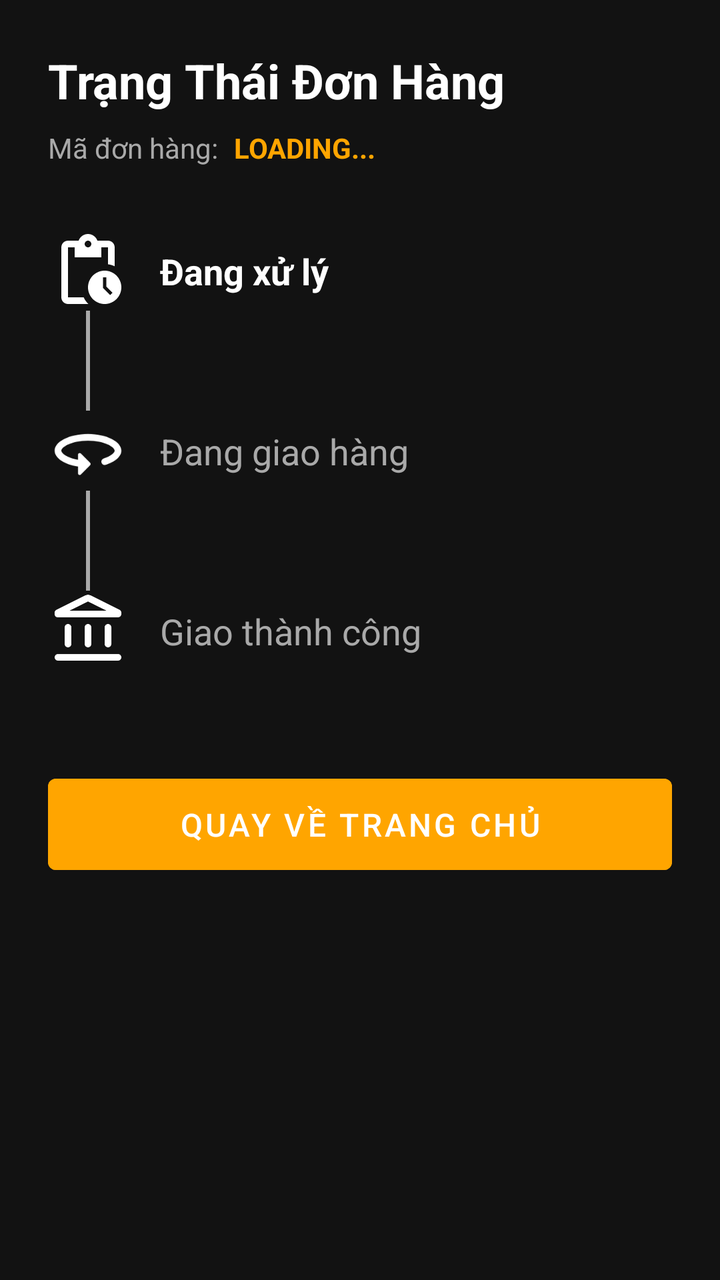
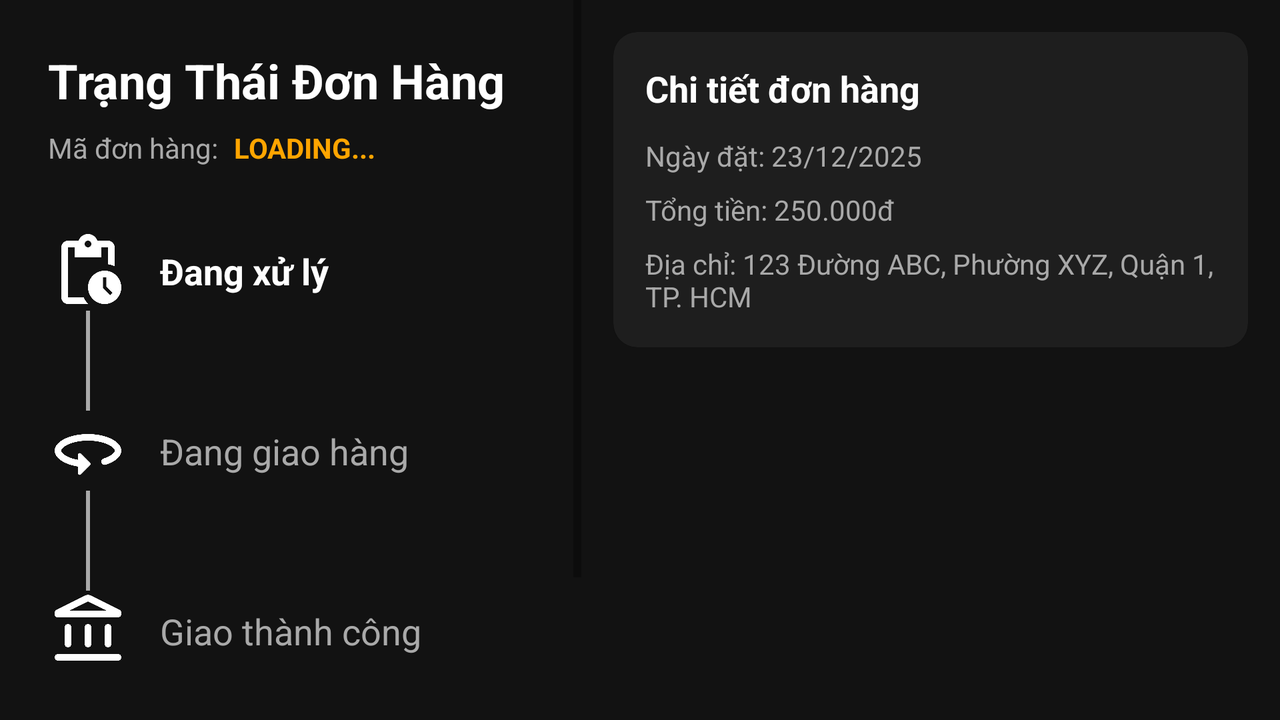

One screen, two layout resources from the same app: the default and the repository's alternative for another configuration. Each is rendered where Android would select it; the XML of both is given below.
<!-- AndroidManifest.xml: application theme Theme.FinalProjectMẫu -->
<!-- res/layout/activity_order_tracking.xml -->
<?xml version="1.0" encoding="utf-8"?>
<ScrollView xmlns:android="http://schemas.android.com/apk/res/android"
    xmlns:app="http://schemas.android.com/apk/res-auto"
    xmlns:tools="http://schemas.android.com/tools"
    android:layout_width="match_parent"
    android:layout_height="match_parent"
    android:background="@color/theme_dark_background"
    tools:context=".activities.OrderTrackingActivity">

    <androidx.constraintlayout.widget.ConstraintLayout
        android:layout_width="match_parent"
        android:layout_height="wrap_content"
        android:padding="24dp">

        <TextView
            android:id="@+id/textViewTitle"
            android:layout_width="wrap_content"
            android:layout_height="wrap_content"
            android:text="Trạng Thái Đơn Hàng"
            android:textColor="@color/theme_text_primary"
            android:textSize="24sp"
            android:textStyle="bold"
            app:layout_constraintStart_toStartOf="parent"
            app:layout_constraintTop_toTopOf="parent" />

        <TextView
            android:id="@+id/textViewOrderIdLabel"
            android:layout_width="wrap_content"
            android:layout_height="wrap_content"
            android:layout_marginTop="8dp"
            android:text="Mã đơn hàng:"
            android:textColor="@color/theme_text_secondary"
            app:layout_constraintStart_toStartOf="parent"
            app:layout_constraintTop_toBottomOf="@id/textViewTitle" />

        <TextView
            android:id="@+id/textViewOrderId"
            android:layout_width="wrap_content"
            android:layout_height="wrap_content"
            android:layout_marginStart="8dp"
            android:text="LOADING..."
            android:textColor="@color/theme_accent_orange"
            android:textStyle="bold"
            app:layout_constraintBaseline_toBaselineOf="@id/textViewOrderIdLabel"
            app:layout_constraintStart_toEndOf="@id/textViewOrderIdLabel" />

        
        <ImageView
            android:id="@+id/iconProcessing"
            android:layout_width="40dp"
            android:layout_height="40dp"
            android:layout_marginTop="32dp"
            android:src="@drawable/ic_status_processing"
            app:layout_constraintStart_toStartOf="parent"
            app:layout_constraintTop_toBottomOf="@id/textViewOrderIdLabel" />

        <TextView
            android:id="@+id/textProcessing"
            android:layout_width="wrap_content"
            android:layout_height="wrap_content"
            android:layout_marginStart="16dp"
            android:text="Đang xử lý"
            android:textColor="@color/theme_text_primary"
            android:textSize="18sp"
            android:textStyle="bold"
            app:layout_constraintBottom_toBottomOf="@id/iconProcessing"
            app:layout_constraintStart_toEndOf="@id/iconProcessing"
            app:layout_constraintTop_toTopOf="@id/iconProcessing" />

        <View
            android:id="@+id/line1"
            android:layout_width="2dp"
            android:layout_height="50dp"
            android:background="@color/theme_text_secondary"
            app:layout_constraintEnd_toEndOf="@id/iconProcessing"
            app:layout_constraintStart_toStartOf="@id/iconProcessing"
            app:layout_constraintTop_toBottomOf="@id/iconProcessing" />

        
        <ImageView
            android:id="@+id/iconShipping"
            android:layout_width="40dp"
            android:layout_height="40dp"
            android:src="@drawable/ic_status_shipping"
            app:layout_constraintStart_toStartOf="parent"
            app:layout_constraintTop_toBottomOf="@id/line1" />

        <TextView
            android:id="@+id/textShipping"
            android:layout_width="wrap_content"
            android:layout_height="wrap_content"
            android:layout_marginStart="16dp"
            android:text="Đang giao hàng"
            android:textColor="@color/theme_text_secondary"
            android:textSize="18sp"
            android:textStyle="normal"
            app:layout_constraintBottom_toBottomOf="@id/iconShipping"
            app:layout_constraintStart_toEndOf="@id/iconShipping"
            app:layout_constraintTop_toTopOf="@id/iconShipping" />

        <View
            android:id="@+id/line2"
            android:layout_width="2dp"
            android:layout_height="50dp"
            android:background="@color/theme_text_secondary"
            app:layout_constraintEnd_toEndOf="@id/iconShipping"
            app:layout_constraintStart_toStartOf="@id/iconShipping"
            app:layout_constraintTop_toBottomOf="@id/iconShipping" />

        
        <ImageView
            android:id="@+id/iconDelivered"
            android:layout_width="40dp"
            android:layout_height="40dp"
            android:src="@drawable/ic_status_delivered"
            app:layout_constraintStart_toStartOf="parent"
            app:layout_constraintTop_toBottomOf="@id/line2" />

        <TextView
            android:id="@+id/textDelivered"
            android:layout_width="wrap_content"
            android:layout_height="wrap_content"
            android:layout_marginStart="16dp"
            android:text="Giao thành công"
            android:textColor="@color/theme_text_secondary"
            android:textSize="18sp"
            android:textStyle="normal"
            app:layout_constraintBottom_toBottomOf="@id/iconDelivered"
            app:layout_constraintStart_toEndOf="@id/iconDelivered"
            app:layout_constraintTop_toTopOf="@id/iconDelivered" />


        <Button
            android:id="@+id/buttonBackToHome"
            android:layout_width="0dp"
            android:layout_height="wrap_content"
            android:layout_marginTop="48dp"
            android:backgroundTint="@color/theme_accent_orange"
            android:padding="12dp"
            android:text="Quay về trang chủ"
            android:textSize="16sp"
            app:layout_constraintBottom_toBottomOf="parent"
            app:layout_constraintEnd_toEndOf="parent"
            app:layout_constraintStart_toStartOf="parent"
            app:layout_constraintTop_toBottomOf="@id/iconDelivered" />

    </androidx.constraintlayout.widget.ConstraintLayout>
</ScrollView>
<!-- resources referenced by this layout -->
<resources>
  <color name="theme_accent_orange">#FFA500</color>
  <color name="theme_dark_background">#121212</color>
  <color name="theme_text_primary">#FFFFFF</color>
  <color name="theme_text_secondary">#A9A9A9</color>
  <!-- drawable ic_status_processing (drawable) -->
  <vector xmlns:android="http://schemas.android.com/apk/res/android"
      android:height="24dp"
      android:tint="#FFFFFF"
      android:viewportHeight="24"
      android:viewportWidth="24"
      android:width="24dp">
  
      <path
          android:fillColor="@android:color/white"
          android:pathData="M17,12c-2.76,0 -5,2.24 -5,5s2.24,5 5,5c2.76,0 5,-2.24 5,-5S19.76,12 17,12zM18.65,19.35l-2.15,-2.15V14h1v2.79l1.85,1.85L18.65,19.35zM18,3h-3.18C14.4,1.84 13.3,1 12,1S9.6,1.84 9.18,3H6C4.9,3 4,3.9 4,5v15c0,1.1 0.9,2 2,2h6.11c-0.59,-0.57 -1.07,-1.25 -1.42,-2H6V5h2v3h8V5h2v5.08c0.71,0.1 1.38,0.31 2,0.6V5C20,3.9 19.1,3 18,3zM12,5c-0.55,0 -1,-0.45 -1,-1c0,-0.55 0.45,-1 1,-1c0.55,0 1,0.45 1,1C13,4.55 12.55,5 12,5z" />
  
  </vector>
  <!-- drawable ic_status_shipping (drawable) -->
  <vector xmlns:android="http://schemas.android.com/apk/res/android"
      android:autoMirrored="true"
      android:height="24dp"
      android:tint="#FFFFFF"
      android:viewportHeight="24"
      android:viewportWidth="24"
      android:width="24dp">
  
      <path
          android:fillColor="@android:color/white"
          android:pathData="M12,7C6.48,7 2,9.24 2,12c0,2.24 2.94,4.13 7,4.77v2.02c0,0.45 0.54,0.67 0.85,0.35l2.79,-2.79c0.2,-0.2 0.2,-0.51 0,-0.71l-2.79,-2.79c-0.31,-0.31 -0.85,-0.09 -0.85,0.36v1.52c-3.15,-0.56 -5,-1.9 -5,-2.73 0,-1.06 3.04,-3 8,-3s8,1.94 8,3c0,0.66 -1.2,1.68 -3.32,2.34 -0.41,0.13 -0.68,0.51 -0.68,0.94 0,0.67 0.65,1.16 1.28,0.96C20.11,15.36 22,13.79 22,12c0,-2.76 -4.48,-5 -10,-5z"/>
  
  </vector>
  <style name="Theme.FinalProjectMẫu" parent="Base.Theme.FinalProjectMẫu" />
  <style name="Base.Theme.FinalProjectMẫu" parent="Theme.MaterialComponents.DayNight.NoActionBar">
          <item name="colorPrimary">@color/theme_dark_background</item>
          <item name="colorPrimaryVariant">@color/theme_dark_background</item>
          <item name="colorOnPrimary">@color/theme_text_primary</item>
  
          <item name="colorSecondary">@color/theme_accent_orange</item>
          <item name="colorSecondaryVariant">@color/theme_accent_orange</item>
          <item name="colorOnSecondary">@color/white</item>
  
          <item name="android:statusBarColor">@color/theme_dark_background</item>
  
          
          <item name="searchViewStyle">@style/App.SearchView</item>
      </style>
  <color name="white">#FFFFFFFF</color>
  <style name="App.SearchView" parent="Widget.AppCompat.SearchView">
          
          <item name="android:textColorPrimary">@color/theme_text_primary</item>
          
          <item name="android:textColorHint">@color/theme_text_secondary</item>
          
          <item name="android:tint">@color/theme_text_secondary</item>
      </style>
</resources>
<!-- res/layout-land/activity_order_tracking.xml (the repository's variant of the layout above) -->
<!-- drawn on the phone turned sideways -->
<?xml version="1.0" encoding="utf-8"?>
<LinearLayout xmlns:android="http://schemas.android.com/apk/res/android"
    xmlns:app="http://schemas.android.com/apk/res-auto"
    xmlns:tools="http://schemas.android.com/tools"
    android:layout_width="match_parent"
    android:layout_height="match_parent"
    android:orientation="horizontal"
    android:background="@color/theme_dark_background"
    tools:context=".activities.OrderTrackingActivity">

    
    <ScrollView
        android:layout_width="0dp"
        android:layout_height="match_parent"
        android:layout_weight="1">

        <androidx.constraintlayout.widget.ConstraintLayout
            android:layout_width="match_parent"
            android:layout_height="wrap_content"
            android:padding="24dp">

            <TextView
                android:id="@+id/textViewTitle"
                android:layout_width="wrap_content"
                android:layout_height="wrap_content"
                android:text="Trạng Thái Đơn Hàng"
                android:textColor="@color/theme_text_primary"
                android:textSize="24sp"
                android:textStyle="bold"
                app:layout_constraintStart_toStartOf="parent"
                app:layout_constraintTop_toTopOf="parent" />

            <TextView
                android:id="@+id/textViewOrderIdLabel"
                android:layout_width="wrap_content"
                android:layout_height="wrap_content"
                android:layout_marginTop="8dp"
                android:text="Mã đơn hàng:"
                android:textColor="@color/theme_text_secondary"
                app:layout_constraintStart_toStartOf="parent"
                app:layout_constraintTop_toBottomOf="@id/textViewTitle" />

            <TextView
                android:id="@+id/textViewOrderId"
                android:layout_width="wrap_content"
                android:layout_height="wrap_content"
                android:layout_marginStart="8dp"
                android:text="LOADING..."
                android:textColor="@color/theme_accent_orange"
                android:textStyle="bold"
                app:layout_constraintBaseline_toBaselineOf="@id/textViewOrderIdLabel"
                app:layout_constraintStart_toEndOf="@id/textViewOrderIdLabel" />

            
            <ImageView
                android:id="@+id/iconProcessing"
                android:layout_width="40dp"
                android:layout_height="40dp"
                android:layout_marginTop="32dp"
                android:src="@drawable/ic_status_processing"
                app:layout_constraintStart_toStartOf="parent"
                app:layout_constraintTop_toBottomOf="@id/textViewOrderIdLabel" />

            <TextView
                android:id="@+id/textProcessing"
                android:layout_width="wrap_content"
                android:layout_height="wrap_content"
                android:layout_marginStart="16dp"
                android:text="Đang xử lý"
                android:textColor="@color/theme_text_primary"
                android:textSize="18sp"
                android:textStyle="bold"
                app:layout_constraintBottom_toBottomOf="@id/iconProcessing"
                app:layout_constraintStart_toEndOf="@id/iconProcessing"
                app:layout_constraintTop_toTopOf="@id/iconProcessing" />

            <View
                android:id="@+id/line1"
                android:layout_width="2dp"
                android:layout_height="50dp"
                android:background="@color/theme_text_secondary"
                app:layout_constraintEnd_toEndOf="@id/iconProcessing"
                app:layout_constraintStart_toStartOf="@id/iconProcessing"
                app:layout_constraintTop_toBottomOf="@id/iconProcessing" />

            
            <ImageView
                android:id="@+id/iconShipping"
                android:layout_width="40dp"
                android:layout_height="40dp"
                android:src="@drawable/ic_status_shipping"
                app:layout_constraintStart_toStartOf="parent"
                app:layout_constraintTop_toBottomOf="@id/line1" />

            <TextView
                android:id="@+id/textShipping"
                android:layout_width="wrap_content"
                android:layout_height="wrap_content"
                android:layout_marginStart="16dp"
                android:text="Đang giao hàng"
                android:textColor="@color/theme_text_secondary"
                android:textSize="18sp"
                android:textStyle="normal"
                app:layout_constraintBottom_toBottomOf="@id/iconShipping"
                app:layout_constraintStart_toEndOf="@id/iconShipping"
                app:layout_constraintTop_toTopOf="@id/iconShipping" />

            <View
                android:id="@+id/line2"
                android:layout_width="2dp"
                android:layout_height="50dp"
                android:background="@color/theme_text_secondary"
                app:layout_constraintEnd_toEndOf="@id/iconShipping"
                app:layout_constraintStart_toStartOf="@id/iconShipping"
                app:layout_constraintTop_toBottomOf="@id/iconShipping" />

            
            <ImageView
                android:id="@+id/iconDelivered"
                android:layout_width="40dp"
                android:layout_height="40dp"
                android:src="@drawable/ic_status_delivered"
                app:layout_constraintStart_toStartOf="parent"
                app:layout_constraintTop_toBottomOf="@id/line2" />

            <TextView
                android:id="@+id/textDelivered"
                android:layout_width="wrap_content"
                android:layout_height="wrap_content"
                android:layout_marginStart="16dp"
                android:text="Giao thành công"
                android:textColor="@color/theme_text_secondary"
                android:textSize="18sp"
                android:textStyle="normal"
                app:layout_constraintBottom_toBottomOf="@id/iconDelivered"
                app:layout_constraintStart_toEndOf="@id/iconDelivered"
                app:layout_constraintTop_toTopOf="@id/iconDelivered" />

            
            <Button
                android:id="@+id/buttonBackToHome"
                android:layout_width="match_parent"
                android:layout_height="wrap_content"
                android:layout_marginTop="32dp"
                android:backgroundTint="@color/theme_accent_orange"
                android:padding="12dp"
                android:text="Quay về trang chủ"
                android:textSize="16sp"
                app:layout_constraintTop_toBottomOf="@id/iconDelivered"
                app:layout_constraintStart_toStartOf="parent" />

        </androidx.constraintlayout.widget.ConstraintLayout>
    </ScrollView>

    
    <ScrollView
        android:layout_width="0dp"
        android:layout_height="match_parent"
        android:layout_weight="1.2"
        android:padding="16dp">

        <com.google.android.material.card.MaterialCardView
            android:layout_width="match_parent"
            android:layout_height="wrap_content"
            app:cardBackgroundColor="@color/theme_surface"
            app:cardCornerRadius="12dp"
            app:contentPadding="16dp">

            <LinearLayout
                android:layout_width="match_parent"
                android:layout_height="wrap_content"
                android:orientation="vertical">

                <TextView
                    android:layout_width="wrap_content"
                    android:layout_height="wrap_content"
                    android:text="Chi tiết đơn hàng"
                    android:textColor="@color/theme_text_primary"
                    android:textSize="18sp"
                    android:textStyle="bold" />

                <TextView
                    android:id="@+id/tvOrderDate"
                    android:layout_width="wrap_content"
                    android:layout_height="wrap_content"
                    android:layout_marginTop="12dp"
                    android:textColor="@color/theme_text_secondary"
                    tools:text="Ngày đặt: 23/12/2025" />

                <TextView
                    android:id="@+id/tvOrderTotal"
                    android:layout_width="wrap_content"
                    android:layout_height="wrap_content"
                    android:layout_marginTop="8dp"
                    android:textColor="@color/theme_text_secondary"
                    tools:text="Tổng tiền: 250.000đ" />

                <TextView
                    android:id="@+id/tvOrderAddress"
                    android:layout_width="wrap_content"
                    android:layout_height="wrap_content"
                    android:layout_marginTop="8dp"
                    android:textColor="@color/theme_text_secondary"
                    tools:text="Địa chỉ: 123 Đường ABC, Phường XYZ, Quận 1, TP. HCM" />

            </LinearLayout>
        </com.google.android.material.card.MaterialCardView>
    </ScrollView>

</LinearLayout>
<!-- resources referenced by the variant -->
<!-- as the phone turned sideways resolves them -->
<resources>
  <color name="theme_accent_orange">#FFA500</color>
  <color name="theme_dark_background">#121212</color>
  <color name="theme_surface">#1E1E1E</color>
  <color name="theme_text_primary">#FFFFFF</color>
  <color name="theme_text_secondary">#A9A9A9</color>
  <!-- drawable ic_status_processing (drawable) -->
  <vector xmlns:android="http://schemas.android.com/apk/res/android"
      android:height="24dp"
      android:tint="#FFFFFF"
      android:viewportHeight="24"
      android:viewportWidth="24"
      android:width="24dp">
  
      <path
          android:fillColor="@android:color/white"
          android:pathData="M17,12c-2.76,0 -5,2.24 -5,5s2.24,5 5,5c2.76,0 5,-2.24 5,-5S19.76,12 17,12zM18.65,19.35l-2.15,-2.15V14h1v2.79l1.85,1.85L18.65,19.35zM18,3h-3.18C14.4,1.84 13.3,1 12,1S9.6,1.84 9.18,3H6C4.9,3 4,3.9 4,5v15c0,1.1 0.9,2 2,2h6.11c-0.59,-0.57 -1.07,-1.25 -1.42,-2H6V5h2v3h8V5h2v5.08c0.71,0.1 1.38,0.31 2,0.6V5C20,3.9 19.1,3 18,3zM12,5c-0.55,0 -1,-0.45 -1,-1c0,-0.55 0.45,-1 1,-1c0.55,0 1,0.45 1,1C13,4.55 12.55,5 12,5z" />
  
  </vector>
  <!-- drawable ic_status_shipping (drawable) -->
  <vector xmlns:android="http://schemas.android.com/apk/res/android"
      android:autoMirrored="true"
      android:height="24dp"
      android:tint="#FFFFFF"
      android:viewportHeight="24"
      android:viewportWidth="24"
      android:width="24dp">
  
      <path
          android:fillColor="@android:color/white"
          android:pathData="M12,7C6.48,7 2,9.24 2,12c0,2.24 2.94,4.13 7,4.77v2.02c0,0.45 0.54,0.67 0.85,0.35l2.79,-2.79c0.2,-0.2 0.2,-0.51 0,-0.71l-2.79,-2.79c-0.31,-0.31 -0.85,-0.09 -0.85,0.36v1.52c-3.15,-0.56 -5,-1.9 -5,-2.73 0,-1.06 3.04,-3 8,-3s8,1.94 8,3c0,0.66 -1.2,1.68 -3.32,2.34 -0.41,0.13 -0.68,0.51 -0.68,0.94 0,0.67 0.65,1.16 1.28,0.96C20.11,15.36 22,13.79 22,12c0,-2.76 -4.48,-5 -10,-5z"/>
  
  </vector>
  <style name="Theme.FinalProjectMẫu" parent="Base.Theme.FinalProjectMẫu" />
  <style name="Base.Theme.FinalProjectMẫu" parent="Theme.MaterialComponents.DayNight.NoActionBar">
          <item name="colorPrimary">@color/theme_dark_background</item>
          <item name="colorPrimaryVariant">@color/theme_dark_background</item>
          <item name="colorOnPrimary">@color/theme_text_primary</item>
  
          <item name="colorSecondary">@color/theme_accent_orange</item>
          <item name="colorSecondaryVariant">@color/theme_accent_orange</item>
          <item name="colorOnSecondary">@color/white</item>
  
          <item name="android:statusBarColor">@color/theme_dark_background</item>
  
          
          <item name="searchViewStyle">@style/App.SearchView</item>
      </style>
  <color name="white">#FFFFFFFF</color>
  <style name="App.SearchView" parent="Widget.AppCompat.SearchView">
          
          <item name="android:textColorPrimary">@color/theme_text_primary</item>
          
          <item name="android:textColorHint">@color/theme_text_secondary</item>
          
          <item name="android:tint">@color/theme_text_secondary</item>
      </style>
</resources>
